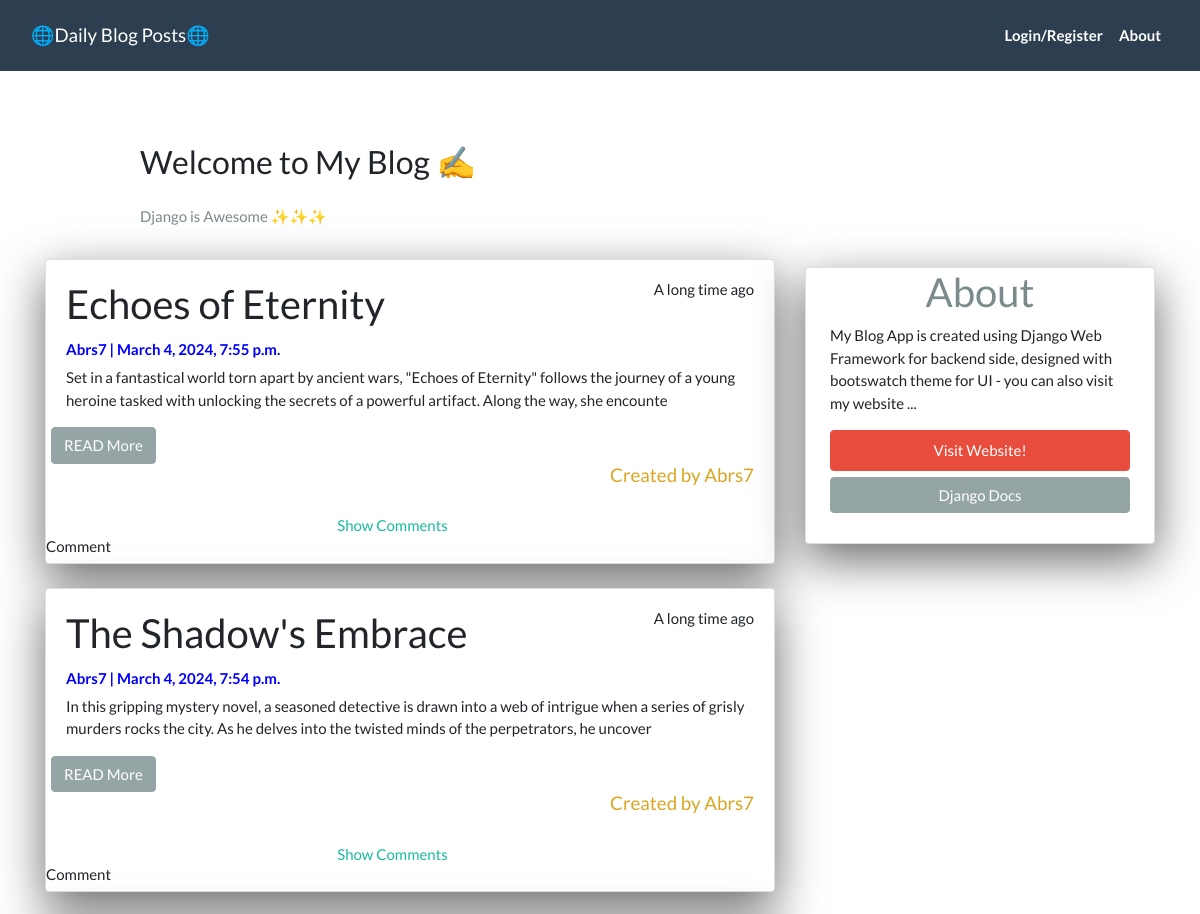
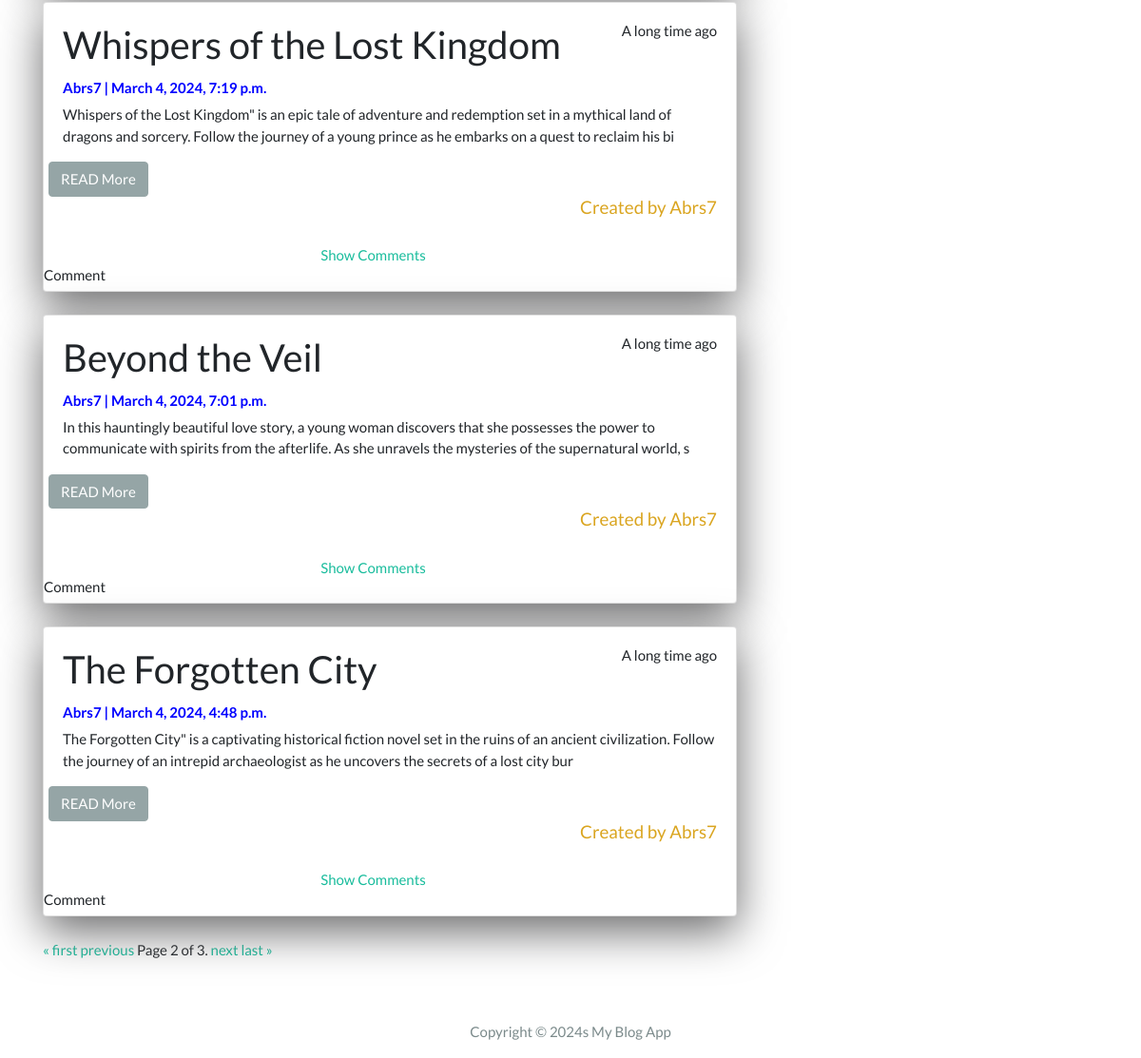
/app/?page=2, run on the app's committed database (2 pictures, top to bottom).
### app/models.py (models this page shows, shortened)
class Post(models.Model):
    title = models.CharField(max_length =256, unique=True)
    slug = models.SlugField(max_length=256, unique=True )
    author = models.ForeignKey(User, on_delete=models.CASCADE, related_name='blog_posts')
    created_on = models.DateTimeField(auto_now_add = True)
    updated_on = models.DateTimeField(auto_now = True)
    content = models.TextField()
    status = models.IntegerField(choices = STATUS, default= 0)
    class Meta():
        ordering = ['-created_on']

### app/views.py (the view)
# urls.py: path('', views.PostList.as_view(), name = 'post_list'),
class PostList(ListView):
    queryset = Post.objects.filter(status=1).order_by('-created_on')
    template_name = 'index.html'
    paginate_by = 5
    def get_context_data(self, **kwargs):
        context = super().get_context_data(**kwargs)
        context['post_id'] = self.kwargs.get('post_id')
        return context

### app/templatetags/custom_filters.py (called while the page is built)
@register.filter(name='first_upper')
def first_upper(value):
    return value[0].upper() + value[1:]

### templates/index.html (shortened to what this page needs)
{% extends "base.html" %}
{% block content %}
<header class="masthead">
  <div class="container">
    <div class="row">
      <div class=" col-md-8 col-md-10 mx-auto">
        <div class="site-heading">
          <h3 class=" site-heading my-4 mt-3 text-black"> Welcome to My Blog ✍️ </h3>
          <p class="text-dark">Django is Awesome ✨✨✨ </p>
        </div>
      </div>
    </div>
  </div>
</header>
<div class="container">
  <div class="row">
    <div class="col-md-8 mt-3 left">
      {% for post in post_list %}
      <div class="card mb-4">
        <div class="card-body">
         <div class="float-right">
          {% if request.user.is_authenticated %}
          {%if request.user.is_active %}
          <h6>Active</h6>
          {% else %}
          <h6>last seen recently</h6>
          {% endif %}
          {% else %}
          <h6>A long time ago</h6>
          {% endif %}
        </div>
          <h2 class="card-title">{{ post.title }}</h2>
          {% load custom_filters %}
          <p class="card-text text-green h6" style="color: blue; font-weight: bolder;">{{ post.author.username| first_upper }} | {{ post.created_on}} </p>
          <p class="card-text">{{post.content|slice:":200"}} </p>
          <div class="row">
          <a href="{% url 'post_detail' post.slug  %}">
         <button class="btn btn-secondary mx-6">READ More</button>
      </a>
      </div>
      {% load custom_filters %}
      <h5 class="text-green mx-12 float-right " style="color: goldenrod;">Created by {{post.author.username|first_upper}}</h5>
        </div>
    <a href="#comments-section" class=" toggle-comments-btn" style="padding-left: 40%;">Show Comments</a>
<div id="comments-section" class="comments-section">
    <div id="comments-container" class="comments-container">
        {% if not post.comments.all %}
        <h6>Comment</h6>
        {% else %}
         {% for comment in post.comments.all%}
        <h4>  {{comment.name}} -> {{comment.created_on}}  </h4>
        <h6>  {{comment.body}} </h6>
         {% endfor %}
        {% endif %}
    </div>
</div>
    </div>
      {% endfor %}
      <div class="pagination">
        <span class="step-links">
            {% if is_paginated %}
                {% if page_obj.has_previous %}
                    <a href="?page=1">&laquo; first</a>
                    <a href="?page={{ page_obj.previous_page_number }}">previous</a>
                {% endif %}
                <span class="current">
                    Page {{ page_obj.number }} of {{ paginator.num_pages }}.
                </span>
                {% if page_obj.has_next %}
                    <a href="?page={{ page_obj.next_page_number }}">next</a>
                    <a href="?page={{ paginator.num_pages }}">last &raquo;</a>
                {% endif %}
            {% endif %}
        </span>
    </div>
    </div>
   {% block sidebar %}
   {% include 'sidebar.html'%}
   {% endblock sidebar%}
  </div>
</div>
{%endblock%}

### templates/sidebar.html (style rules this page uses)
.card { box-shadow: 0 16px 48px #6a6a6b; }

### data on the page
Post: title "Echoes of Eternity", author.username|first_upper "Abrs7", created_on "March 4, 2024, 7:55 p.m.", content "Set in a fantastical world torn apart by ancient wars, \"Echoes of Eternity\" follows the journey of a young heroine tasked with unlocking the secrets of a powerful artifact. Along the way, she encounte", shows "Comment"
Post: title "The Shadow's Embrace", author.username|first_upper "Abrs7", created_on "March 4, 2024, 7:54 p.m.", content "In this gripping mystery novel, a seasoned detective is drawn into a web of intrigue when a series of grisly murders rocks the city. As he delves into the twisted minds of the perpetrators, he uncover", shows "Comment"
Post: title "Whispers of the Lost Kingdom", author.username|first_upper "Abrs7", created_on "March 4, 2024, 7:19 p.m.", content "Whispers of the Lost Kingdom\" is an epic tale of adventure and redemption set in a mythical land of dragons and sorcery. Follow the journey of a young prince as he embarks on a quest to reclaim his bi", shows "Comment"
Post: title "Beyond the Veil", author.username|first_upper "Abrs7", created_on "March 4, 2024, 7:01 p.m.", content "In this hauntingly beautiful love story, a young woman discovers that she possesses the power to communicate with spirits from the afterlife. As she unravels the mysteries of the supernatural world, s", shows "Comment"
Post: title "The Forgotten City", author.username|first_upper "Abrs7", created_on "March 4, 2024, 4:48 p.m.", content "The Forgotten City\" is a captivating historical fiction novel set in the ruins of an ancient civilization. Follow the journey of an intrepid archaeologist as he uncovers the secrets of a lost city bur", shows "Comment"

### other printed values
{{ page_obj.number }} "2"
{{ paginator.num_pages }} "3"
